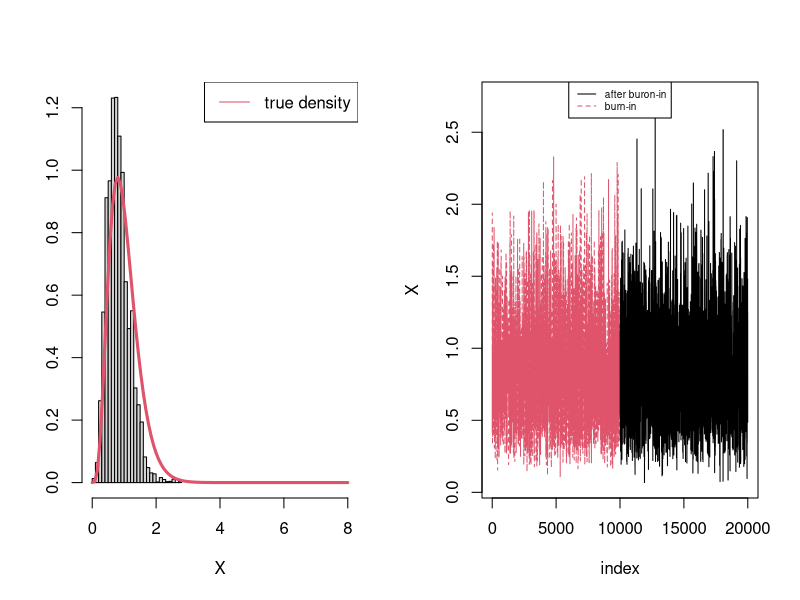
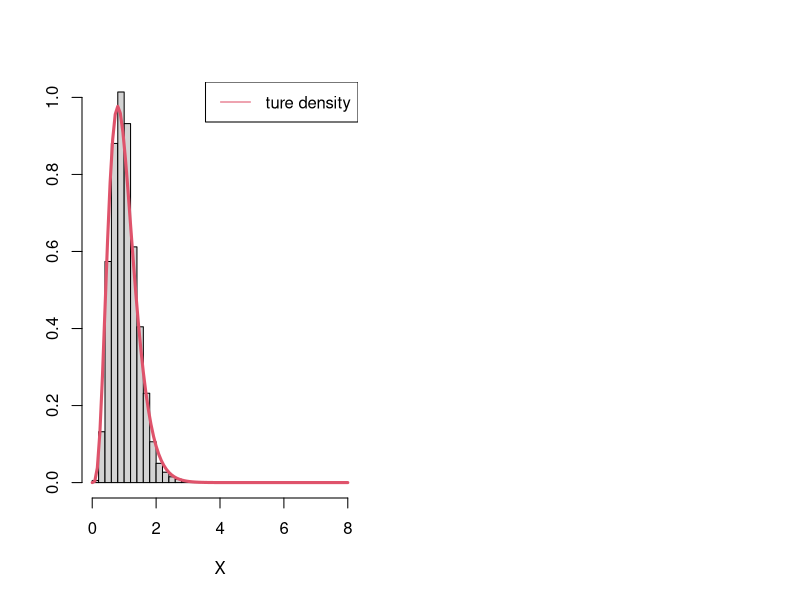

R code for these plots, in order: (Note: this script raises an error after producing the figures.)
P=matrix(c(.5,0,.5,0,.8,.2,.6,.2,.2),3,3,b=T)
p0=c(.3,.1,.6)
p1=p0
for(i in 1:55)
  p1=p1%*%P
p1




M=20000;k=floor(M/2)

X=NULL
x=1

set.seed(1010)
for(i in 1:M){
  u=rnorm(1,0,1)
  alpha=dgamma(u,5,5)/dgamma(x,5,5)
  if(runif(1)<min(alpha,1))x=u
  X[i]=x
}

layout(t(1:2))
hist(X[-(1:k)],20,prob=TRUE,xlim=c(0,8),xlab='X',ylab="",main="")

curve(dgamma(x,5,5),from=0,to=8,add=TRUE,col=2,lwd=3)
legend('topright',c('true density'),col=2,lty=1)

plot(1:k,X[1:k],type='l',col=2,lty=2,ylab='X',xlab="index",
     xlim=c(1,M),ylim=range(X))

lines((k+1):M,X[(k+1):M])

legend('top',c('after buron-in','burn-in'),lty=1:2,col=1:2,cex=.6)


#################################

M=20000;k=floor(M/2)

set.seed(1010)

X=vector()
for(i in 1:M){
  ch<-rchisq(1,3)
  alpha<-(dgamma(ch,5,5)/dgamma(x,5,5))*(dchisq(ch,3)/dchisq(x,3))
  if(runif(1)<min(alpha,1))x=ch
  X[i]=x
  
         
}

par(mfrow=c(1,2))

hist(X[-(1:k)],15,prob=TRUE,xlim=c(0,8),xlab='X',ylab="",ylim=c(0,1),
     main="")

curve(dgamma(x,5,5),from=0,to=8,add=TRUE,col=2,lwd=3)
legend('topright',c('ture density'),col=2,lty=1)

plot(1:k,X[1 :k],type='l',col= 2,lty=2,ylab='X',xlab="index",xlim=c(l,M),
     ylim=range(X))

plot(1:k, X[1:k], type = 'l', col = 2, lty = 2, 
     ylab = 'X', xlab = "index", xlim = c(1, M), ylim = range(X))


lines((k+1):M, X[(k+1):M])
legend('top', c('after burn-in', 'burn-in'), lty = 1:2, col = 1:2, cex = 0.6)



############################

n=70;xbar=8;s2=4
M-99999;K=5000
mu=vector()-> tau
tau[1]=1
set.seed(1010)
for(i in 2:M){
  
  mu[i]=rnorm(n=1,mean =xbar,sd=sqrt(1/(n*tau[i-1])))
  tau[i]=rgamma(n=1,shape=n/2,scale=2/((n-1)*s2+n*(mu[i]-xbar)^2))
}
                    

par(mfrow=c(1,2))
hist(mu[-(1:k)],co1=4)
hist(tau[-(1:k)],co1=4)



########################

Hmc <- function(f, delta, q0, L, M) {
  require(numDeriv)          # 确保可用
  q <- numeric(M)
  U <- numeric(M)
  q[1] <- q0
  U[1] <- f(q0)
  
  for (i in 2:M) {
    # 1. 随机抽取初始动量
    p <- rnorm(1)            # 一维情况
    current_q <- q[i-1]
    current_p <- p
    current_U <- U[i-1]
    current_K <- sum(current_p^2) / 2
    
    # 2. Leapfrog 积分 L 步
    q_temp <- current_q
    p_temp <- current_p
    # 半步更新动量
    p_temp <- p_temp - 0.5 * delta * grad(f, q_temp)
    for (j in 1:(L-1)) {
      q_temp <- q_temp + delta * p_temp
      p_temp <- p_temp - delta * grad(f, q_temp)
    }
    q_temp <- q_temp + delta * p_temp
    # 最后半步更新动量
    p_temp <- p_temp - 0.5 * delta * grad(f, q_temp)
    # 可选：翻转动量（此处不翻转，接受率已对称）
    
    # 3. 计算接受概率
    proposed_U <- f(q_temp)
    proposed_K <- sum(p_temp^2) / 2
    accept_prob <- exp(current_U - proposed_U + current_K - proposed_K)
    
    # 4. Metropolis 接受/拒绝
    if (runif(1) < accept_prob) {
      q[i] <- q_temp
      U[i] <- proposed_U
    } else {
      q[i] <- q[i-1]
      U[i] <- U[i-1]
    }
  }
  return(list(chain = q, U = U))
}

library(numDeriv)
set.seed(101010)
f1 <- function(x) { x^(-6/2) * exp(-4/(2*x)) }   # 即 x^{-3} * exp(-2/x)
res <- Hmc(f1, delta = 0.3, q0 = 19, L = 16, M = 5000)
hist(res$chain)
